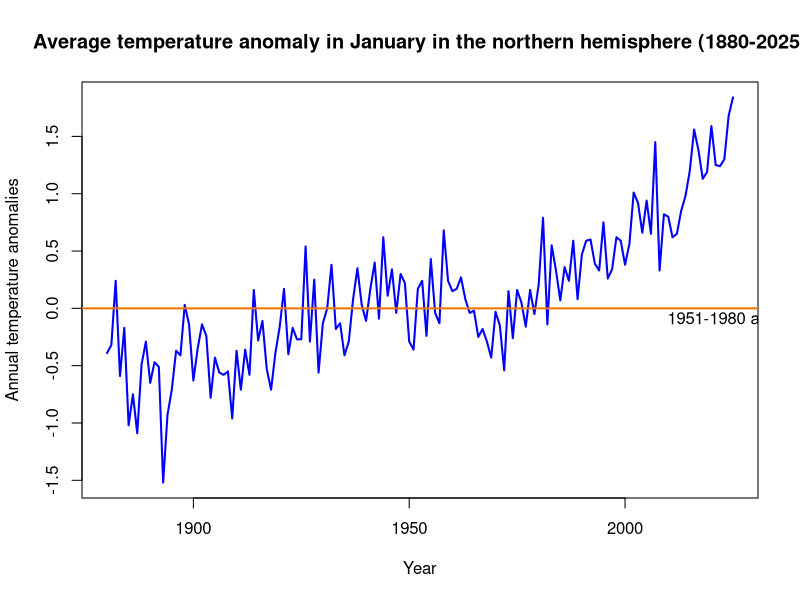
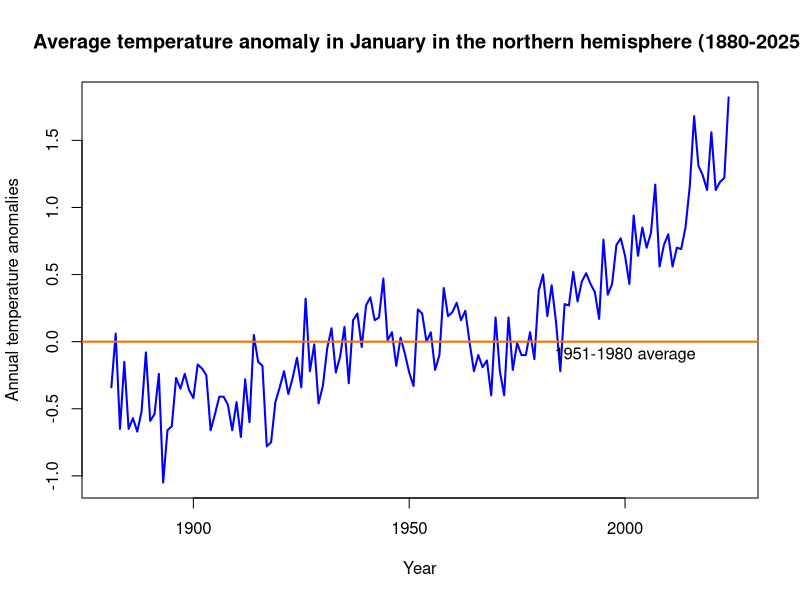

These charts were generated, in order, by the following R code:
setwd("/Users/jdds/Documents/Doing Econ/Taller 3")


tempdata <- read.csv("NorthenHemis.csv",
                     skip = 1, na.strings = "***")

#tempdata = subset(tempdata, "year" < 2025) 

tempdata$Jan <- ts(tempdata$Jan, 
                   start = c(1880), end = c(2025), frequency = 1)
tempdata$DJF <- ts(tempdata$DJF, 
                   start = c(1880), end = c(2025), frequency = 1) 
tempdata$MAM <- ts(tempdata$MAM, 
                   start = c(1880), end = c(2025), frequency = 1) 
tempdata$JJA <- ts(tempdata$JJA, 
                   start = c(1880), end = c(2025), frequency = 1) 
tempdata$SON <- ts(tempdata$SON, 
                   start = c(1880), end = c(2025), frequency = 1) 
tempdata$J.D <- ts(tempdata$J.D, 
                   start = c(1880), end = c(2025), frequency = 1)

# Set line width and colour
plot(tempdata$Jan, type = "l", col = "blue", lwd = 2,
     ylab = "Annual temperature anomalies", xlab = "Year")

# Add a title
title("Average temperature anomaly in January in the northern hemisphere (1880-2025)")

# Add a horizontal line (at y = 0)
abline(h = 0, col = "darkorange2", lwd = 2)

# Add a label to the horizontal line
text(2025, -0.1, 
     "  1951-1980 average") 


# Set line width and colour
plot(tempdata$DJF, type = "l", col = "blue", lwd = 2,
     ylab = "Annual temperature anomalies", xlab = "Year")

# Add a title
title("Average temperature anomaly in January in the northern hemisphere (1880-2025)")

# Add a horizontal line (at y = 0)
abline(h = 0, col = "darkorange2", lwd = 2)

# Add a label to the horizontal line
text(2000, -0.1, "1951-1980 average") 

